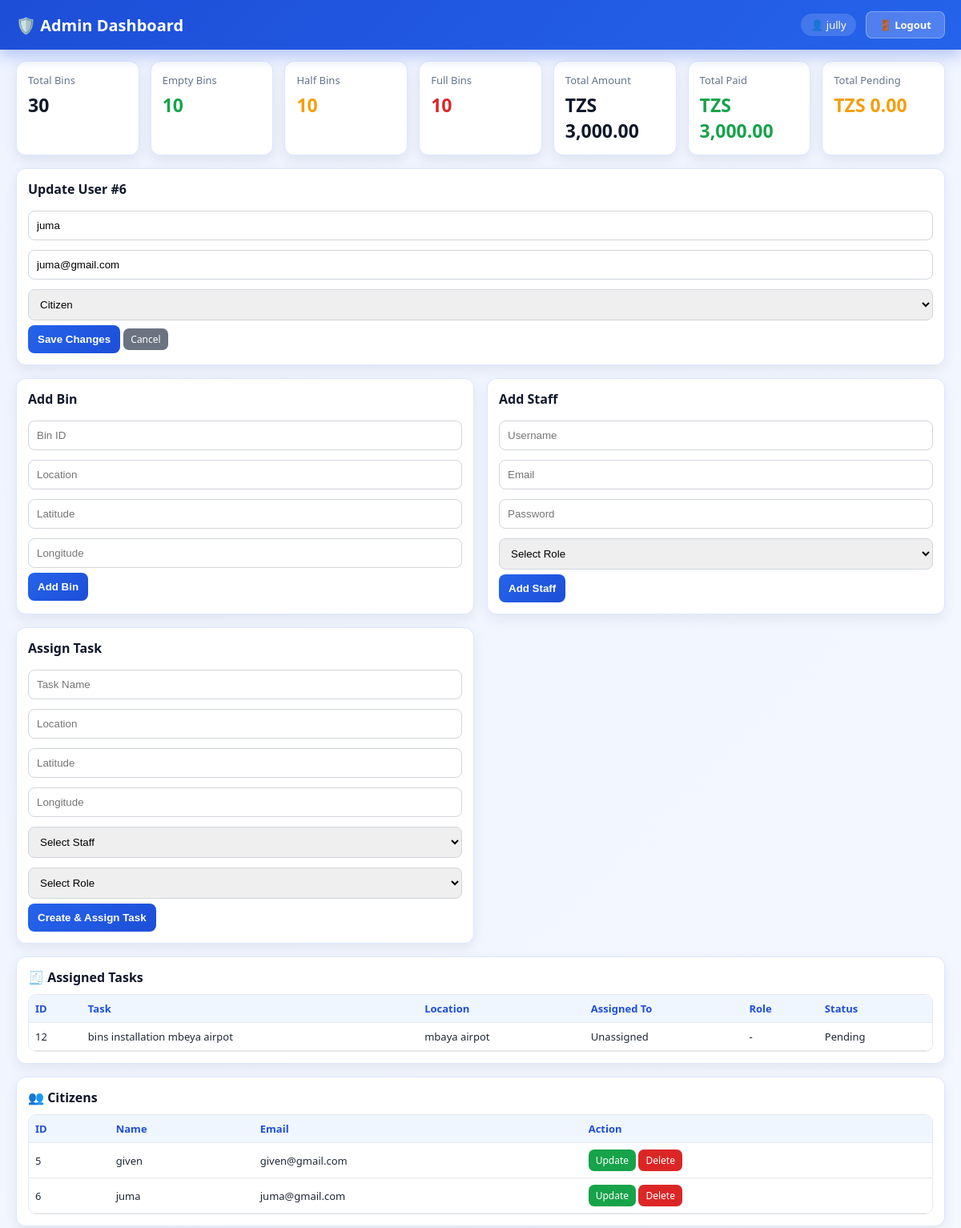
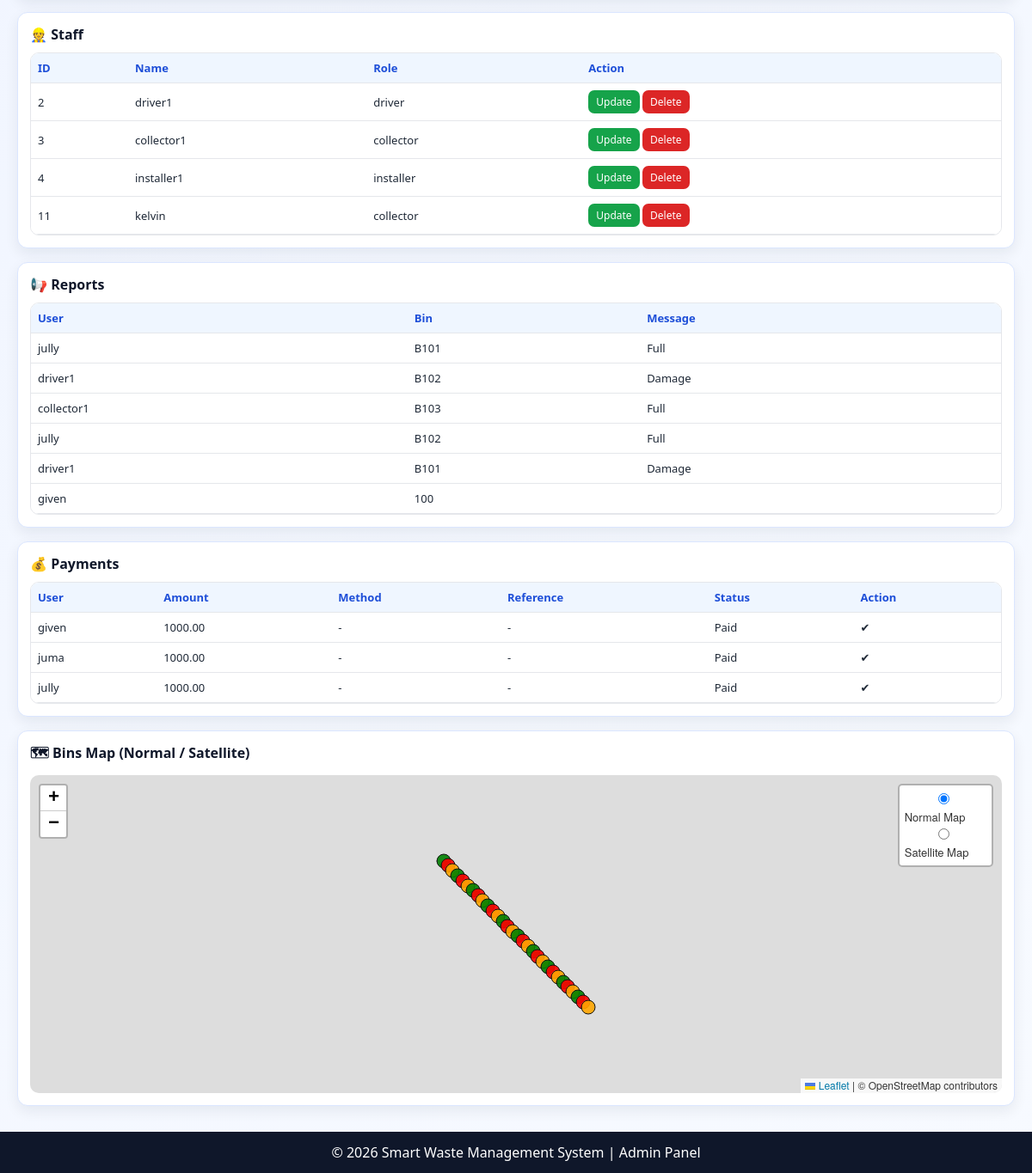
Page /dashboard_admin.php?edit_user=6 (signed in) on the committed database (2 pictures, top to bottom).
### tables this page shows
CREATE TABLE `users` (
  `id` int(11) NOT NULL,
  `username` varchar(50) NOT NULL,
  `email` varchar(100) NOT NULL,
  `password` varchar(100) NOT NULL,
  `role` varchar(50) NOT NULL
);

CREATE TABLE `tasks` (
  `id` int(11) NOT NULL,
  `task_name` varchar(100) NOT NULL,
  `location` varchar(100) NOT NULL,
  `lat` decimal(10,7) NOT NULL,
  `lng` decimal(10,7) NOT NULL,
  `assigned_to` int(11) DEFAULT NULL,
  `role` varchar(50) DEFAULT NULL,
  `status` enum('Pending','Ongoing','Completed','Failed') DEFAULT 'Pending',
  `created_at` timestamp NOT NULL DEFAULT current_timestamp()
);

CREATE TABLE `reports` (
  `id` int(11) NOT NULL,
  `user_id` int(11) NOT NULL,
  `bin_id` varchar(20) NOT NULL,
  `location` varchar(100) NOT NULL,
  `report_text` enum('Full','Damage') NOT NULL,
  `created_at` timestamp NOT NULL DEFAULT current_timestamp()
);

CREATE TABLE `payments` (
  `id` int(11) NOT NULL,
  `user_id` int(11) NOT NULL,
  `amount` decimal(10,2) NOT NULL,
  `driver_share` decimal(10,2) DEFAULT 0.00,
  `collector_share` decimal(10,2) DEFAULT 0.00,
  `installer_share` decimal(10,2) DEFAULT 0.00,
  `government_share` decimal(10,2) DEFAULT 0.00,
  `created_at` timestamp NOT NULL DEFAULT current_timestamp(),
  `status` varchar(20) DEFAULT 'Pending'
);

### dashboard_admin.php (the view, shortened to what this page needs)
<?php
include 'db.php';
$citizens = mysqli_query($conn, "SELECT * FROM users WHERE role='citizen'");
$staffs   = mysqli_query($conn, "SELECT * FROM users WHERE role IN ('driver','collector','installer')");
$reports  = mysqli_query($conn, "SELECT r.*, u.username FROM reports r LEFT JOIN users u ON r.user_id=u.id");
$payments = mysqli_query($conn, "SELECT p.*, u.username FROM payments p JOIN users u ON p.user_id=u.id");
$tasksView = mysqli_query($conn, "
    SELECT t.*, u.username AS assigned_name
    FROM tasks t
    LEFT JOIN users u ON u.id = t.assigned_to
    ORDER BY t.id DESC
");
$summaryRes = mysqli_query($conn, "
    SELECT
        COALESCE(SUM(amount),0) AS total_amount,
        COALESCE(SUM(CASE WHEN status='Paid' THEN amount ELSE 0 END),0) AS total_paid,
        COALESCE(SUM(CASE WHEN status='Pending' THEN amount ELSE 0 END),0) AS total_pending
    FROM payments
");
$paymentSummary = mysqli_fetch_assoc($summaryRes);
$binSummaryRes = mysqli_query($conn, "
    SELECT
        COUNT(*) AS total_bins,
        COALESCE(SUM(CASE WHEN status='Empty' THEN 1 ELSE 0 END),0) AS empty_bins,
        COALESCE(SUM(CASE WHEN status='Medium' THEN 1 ELSE 0 END),0) AS medium_bins,
        COALESCE(SUM(CASE WHEN status='Full' THEN 1 ELSE 0 END),0) AS full_bins
    FROM bins
");
$binSummary = mysqli_fetch_assoc($binSummaryRes);
$editUser = null;
if (isset($_GET['edit_user'])) {
    $editId = (int)($_GET['edit_user'] ?? 0);
    if ($editId > 0) {
        $editStmt = $conn->prepare("SELECT id,username,email,role FROM users WHERE id=? LIMIT 1");
        if ($editStmt) {
            $editStmt->bind_param("i", $editId);
            $editStmt->execute();
            $editRes = $editStmt->get_result();
            $editUser = $editRes->fetch_assoc();
        }
    }
}
?>
<!DOCTYPE html>
<html lang="en">
<head>
<link rel="stylesheet" href="https://unpkg.com/leaflet/dist/leaflet.css"/>
</head>
<body>
<div class="navbar" style="display:flex;justify-content:space-between;align-items:center;">
  <h2 style="margin:0;">🛡️ Admin Dashboard</h2>
  <div style="display:flex;align-items:center;gap:12px;">
    <span style="font-size:13px;background:rgba(255,255,255,0.15);padding:5px 12px;border-radius:999px;">
      👤 <?php echo htmlspecialchars($_SESSION['user'] ?? 'Admin'); ?>
    </span>
    <a href="logout.php"
       style="background:rgba(255,255,255,0.2);color:white;padding:7px 16px;border-radius:8px;text-decoration:none;font-size:13px;font-weight:600;border:1px solid rgba(255,255,255,0.3);">
      🚪 Logout
    </a>
  </div>
</div>
<div class="summary-strip">
  <div class="summary-card">
    <p class="summary-title">Total Bins</p>
    <p class="summary-value"><?= (int)$binSummary['total_bins'] ?></p>
  </div>
  <div class="summary-card">
    <p class="summary-title">Empty Bins</p>
    <p class="summary-value green"><?= (int)$binSummary['empty_bins'] ?></p>
  </div>
  <div class="summary-card">
    <p class="summary-title">Half Bins</p>
    <p class="summary-value orange"><?= (int)$binSummary['medium_bins'] ?></p>
  </div>
  <div class="summary-card">
    <p class="summary-title">Full Bins</p>
    <p class="summary-value red"><?= (int)$binSummary['full_bins'] ?></p>
  </div>
  <div class="summary-card">
    <p class="summary-title">Total Amount</p>
    <p class="summary-value">TZS <?= number_format((float)$paymentSummary['total_amount'], 2) ?></p>
  </div>
  <div class="summary-card">
    <p class="summary-title">Total Paid</p>
    <p class="summary-value green">TZS <?= number_format((float)$paymentSummary['total_paid'], 2) ?></p>
  </div>
  <div class="summary-card">
    <p class="summary-title">Total Pending</p>
    <p class="summary-value orange">TZS <?= number_format((float)$paymentSummary['total_pending'], 2) ?></p>
  </div>
</div>
<div class="dashboard">
  <?php if($editUser): ?>
  <div class="card update-card">
    <h3>Update User #<?= (int)$editUser['id'] ?></h3>
    <form method="POST">
      <input name="username" value="<?= htmlspecialchars($editUser['username']) ?>" required>
      <input type="email" name="email" value="<?= htmlspecialchars($editUser['email']) ?>" required>
      <select name="role" required>
        <?php
          $roles = ['citizen','driver','collector','installer','admin'];
          foreach($roles as $r):
        ?>
        <option value="<?= $r ?>" <?= $editUser['role'] === $r ? 'selected' : '' ?>><?= ucfirst($r) ?></option>
        <?php endforeach; ?>
      </select>
      <button name="update_user" type="submit">Save Changes</button>
      <a class="action-btn" style="background:#6b7280" href="dashboard_admin.php">Cancel</a>
    </form>
  </div>
  <?php endif; ?>
  <div class="card form-card">
    <h3>Add Bin</h3>
    <form method="POST">
      <input name="bin_id" placeholder="Bin ID" required>
      <input name="location" placeholder="Location" required>
      <input type="number" step="0.0000001" name="latitude" placeholder="Latitude" required>
      <input type="number" step="0.0000001" name="longitude" placeholder="Longitude" required>
      <button name="add_bin" type="submit">Add Bin</button>
    </form>
  </div>
  <div class="card form-card">
    <h3>Add Staff</h3>
    <form method="POST">
      <input name="username" placeholder="Username" required>
      <input type="email" name="email" placeholder="Email" required>
      <input type="password" name="password" placeholder="Password" required>
      <select name="role" required>
        <option value="">Select Role</option>
      </select>
      <button name="add_staff" type="submit">Add Staff</button>
    </form>
  </div>
  <div class="card form-card">
    <h3>Assign Task</h3>
    <form method="POST">
      <input name="task_name" placeholder="Task Name" required>
      <input name="location" placeholder="Location" required>
      <input type="number" step="0.0000001" name="lat" placeholder="Latitude" required>
      <input type="number" step="0.0000001" name="lng" placeholder="Longitude" required>
      <select name="assigned_to" required>
        <option value="">Select Staff</option>
      </select>
      <select name="role" required>
        <option value="">Select Role</option>
      </select>
      <button name="create_task" type="submit">Create & Assign Task</button>
    </form>
  </div>
  <div class="card table-card">
    <h3>🧾 Assigned Tasks</h3>
    <div class="table-wrap"><table>
      <tr><th>ID</th><th>Task</th><th>Location</th><th>Assigned To</th><th>Role</th><th>Status</th></tr>
      <?php while($t = mysqli_fetch_assoc($tasksView)): ?>
      <tr>
        <td><?= (int)$t['id'] ?></td>
        <td><?= htmlspecialchars($t['task_name']) ?></td>
        <td><?= htmlspecialchars($t['location']) ?></td>
        <td><?= htmlspecialchars($t['assigned_name'] ?? 'Unassigned') ?></td>
        <td><?= htmlspecialchars($t['role'] ?? '-') ?></td>
        <td><?= htmlspecialchars($t['status']) ?></td>
      </tr>
      <?php endwhile; ?>
    </table></div>
  </div>
  <div class="card table-card">
    <h3>👥 Citizens</h3>
    <div class="table-wrap"><table>
      <tr><th>ID</th><th>Name</th><th>Email</th><th>Action</th></tr>
      <?php while($c=mysqli_fetch_assoc($citizens)): ?>
      <tr>
        <td><?= $c['id'] ?></td>
        <td><?= htmlspecialchars($c['username']) ?></td>
        <td><?= htmlspecialchars($c['email']) ?></td>
        <td>
          <a class="action-btn update" href="?edit_user=<?= $c['id'] ?>">Update</a>
          <a class="action-btn delete" href="?delete_user=<?= $c['id'] ?>" onclick="return confirm('Delete this user?')">Delete</a>
        </td>
      </tr>
      <?php endwhile; ?>
    </table></div>
  </div>
  <div class="card table-card">
    <h3>👷 Staff</h3>
    <div class="table-wrap"><table>
      <tr><th>ID</th><th>Name</th><th>Role</th><th>Action</th></tr>
      <?php while($s=mysqli_fetch_assoc($staffs)): ?>
      <tr>
        <td><?= $s['id'] ?></td>
        <td><?= htmlspecialchars($s['username']) ?></td>
        <td><?= htmlspecialchars($s['role']) ?></td>
        <td>
          <a class="action-btn update" href="?edit_user=<?= $s['id'] ?>">Update</a>
          <a class="action-btn delete" href="?delete_user=<?= $s['id'] ?>" onclick="return confirm('Delete this staff?')">Delete</a>
        </td>
      </tr>
      <?php endwhile; ?>
    </table></div>
  </div>
  <div class="card table-card">
    <h3>📢 Reports</h3>
    <div class="table-wrap"><table>
      <tr><th>User</th><th>Bin</th><th>Message</th></tr>
      <?php while($r=mysqli_fetch_assoc($reports)): ?>
      <tr>
        <td><?= htmlspecialchars($r['username'] ?? 'Unknown') ?></td>
        <td><?= htmlspecialchars($r['bin_id']) ?></td>
        <td><?= htmlspecialchars($r['report_text']) ?></td>
      </tr>
      <?php endwhile; ?>
    </table></div>
  </div>
  <div class="card table-card">
    <h3>💰 Payments</h3>
    <div class="table-wrap"><table>
      <tr><th>User</th><th>Amount</th><th>Method</th><th>Reference</th><th>Status</th><th>Action</th></tr>
      <?php while($p=mysqli_fetch_assoc($payments)): ?>
      <tr>
        <td><?= htmlspecialchars($p['username']) ?></td>
        <td><?= $p['amount'] ?></td>
        <td><?= htmlspecialchars($p['method'] ?? '-') ?></td>
        <td><?= htmlspecialchars($p['reference'] ?? '-') ?></td>
        <td><?= htmlspecialchars($p['status']) ?></td>
        <td>
          <?php if($p['status']=='Pending'): ?>
            <form method="POST" style="margin:0">
              <input type="hidden" name="payment_id" value="<?= $p['id'] ?>">
              <button name="confirm_payment" type="submit">Confirm</button>
            </form>
          <?php else: ?>✔<?php endif; ?>
        </td>
      </tr>
      <?php endwhile; ?>
    </table></div>
  </div>
  <div class="card map-card">
    <h3>🗺 Bins Map (Normal / Satellite)</h3>
    <div id="adminMap"></div>
  </div>
</div>
<div class="footer">
  © <?= date("Y") ?> Smart Waste Management System | Admin Panel
</div>
</body>
</html>

### dashboard_admin.php (style rules this page uses)
* { box-sizing:border-box }
body { margin:0; font-family:Segoe UI,sans-serif; background:linear-gradient(135deg,#eef3ff,#f7faff); color:#1f2937; }
.navbar { background:linear-gradient(135deg,#1d4ed8,#2563eb); color:#fff; padding:14px 20px; position:sticky; top:0; z-index:99; box-shadow:0 8px 18px rgba(29,78,216,.28); }
.navbar h2 { margin:0;font-size:20px }
.summary-strip { display:grid; grid-template-columns:repeat(7,1fr); gap:14px; padding:14px 20px 0 20px; }
.summary-card { background:#fff; border:1px solid #dbe6ff; border-radius:12px; padding:14px; box-shadow:0 6px 16px rgba(15,23,42,0.08); }
.summary-title { font-size:13px;color:#64748b;margin:0 0 6px 0 }
.summary-value { font-size:23px;font-weight:700;margin:0;color:#0f172a }
.summary-value.green { color:#16a34a }
.summary-value.orange { color:#f59e0b }
.summary-value.red { color:#dc2626 }
.dashboard { display:grid; grid-template-columns:repeat(12,1fr); gap:16px; padding:16px 20px 20px 20px; }
.card { background:#fff; padding:14px; border-radius:12px; border:1px solid #dbe6ff; box-shadow:0 6px 16px rgba(15,23,42,0.07); }
.card h3 { margin:0 0 10px; font-size:16px; color:#0f172a; }
.card.form-card { grid-column:span 4 }
.card.table-card { grid-column:span 6 }
.card.map-card { grid-column:span 12 }
.card.update-card { grid-column:span 12 }
input,select { width:100%; padding:10px; margin:6px 0; border:1px solid #d1d5db; border-radius:8px; }
button { background:linear-gradient(135deg,#2563eb,#1d4ed8); color:#fff; padding:10px 12px; border:none; border-radius:8px; cursor:pointer; font-weight:600; }
.table-wrap { max-height:260px; overflow:auto; border-radius:10px; border:1px solid #e5e7eb; }
table { width:100%;border-collapse:collapse;font-size:13px;background:#fff }
th { background:#eff6ff; color:#1d4ed8; position:sticky; top:0; z-index:1; }
td,th { padding:8px;border-bottom:1px solid #e5e7eb;text-align:left }
.action-btn { padding:5px 9px; border-radius:7px; text-decoration:none; color:white; display:inline-block; font-size:12px; }
.delete { background:#dc2626 }
.update { background:#16a34a }
#adminMap { height:370px;border-radius:10px }
.footer { margin-top:10px;background:#0f172a;color:#fff;text-align:center;padding:13px }
@media (max-width: 1200px) { .card.form-card { grid-column:span 6 } }
@media (max-width: 1200px) { .card.table-card { grid-column:span 12 } }

### rows in the picture
users: id "6", username "juma", email "juma@gmail.com", role "Citizen"
tasks: id "12", task_name "bins installation mbeya airpot", location "mbaya airpot", assigned_name "Unassigned", role "-", status "Pending"
users: id "5", username "given", email "given@gmail.com"
users: id "2", username "driver1", role "driver"
users: id "3", username "collector1", role "collector"
users: id "4", username "installer1", role "installer"
users: id "11", username "kelvin", role "collector"
reports: user.username "jully", bin "B101", report_text "Full"
reports: user.username "driver1", bin "B102", report_text "Damage"
reports: user.username "collector1", bin "B103", report_text "Full"
reports: user.username "jully", bin "B102", report_text "Full"
reports: user.username "driver1", bin "B101", report_text "Damage"
reports: user.username "given", bin "100"
payments: user.username "given", amount "1000.00", method "-", reference "-", status "Paid"
payments: user.username "juma", amount "1000.00", method "-", reference "-", status "Paid"
payments: user.username "jully", amount "1000.00", method "-", reference "-", status "Paid"

### other values in the picture
$_SESSION['user'] "jully"
$binSummary['total_bins'] "30"
$binSummary['empty_bins'] "10"
$binSummary['medium_bins'] "10"
$binSummary['full_bins'] "10"
$paymentSummary['total_amount'] "3,000.00"
$paymentSummary['total_paid'] "3,000.00"
$paymentSummary['total_pending'] "0.00"
